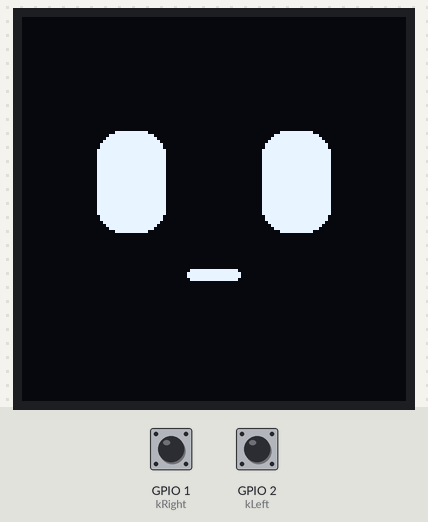
The sketch below on a simulated ESP32. Shown: 128×128 one-colour display. The inputs (shaded band) are chosen by the test bench; at power-on: GPIO 1 (kRight) HIGH, GPIO 2 (kLeft) HIGH. What the sketch prints to the serial monitor is not drawn.

Above: at 1.3 s.
1.4 s: GPIO 1 (kRight) pulled LOW for 0.15 s
At 1.56 s:
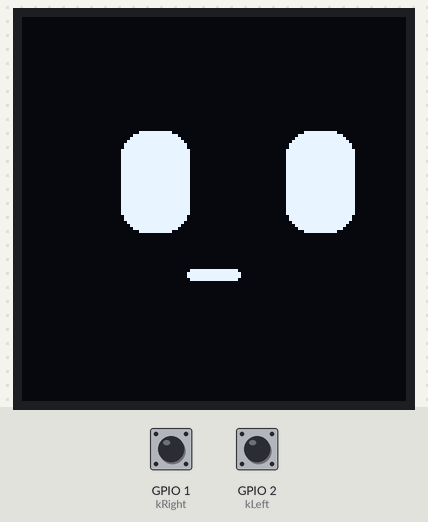
3.1 s: GPIO 2 (kLeft) pulled LOW for 0.15 s
At 3.24 s:
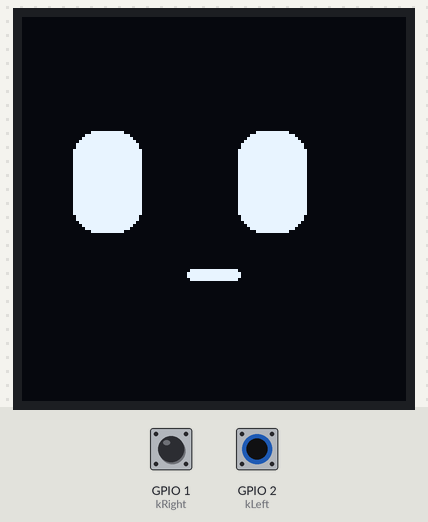
4.8 s: GPIO 1 (kRight) pulled LOW for 3.2 s
At 7.97 s:
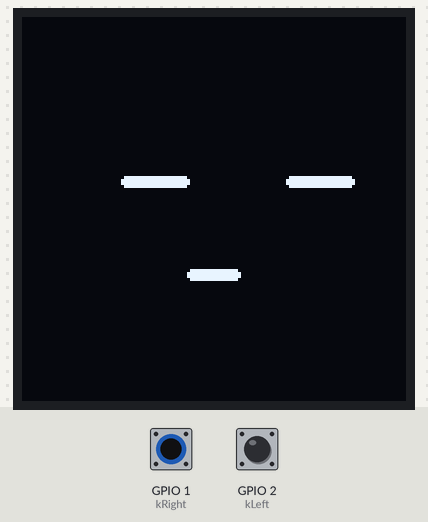
9.5 s: GPIO 2 (kLeft) pulled LOW for 3.2 s
At 11.97 s:
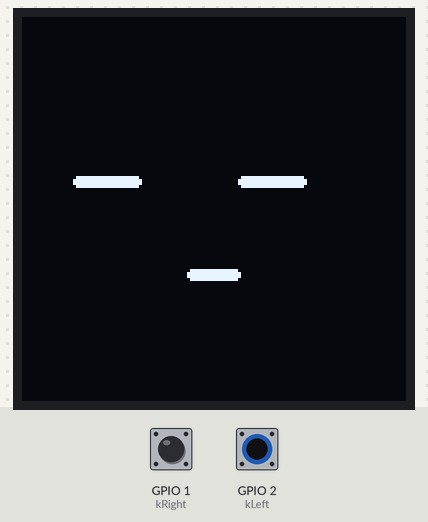
Timing chart, 0 to 13.5 s (numbered marks = the images above; inputs shaded):
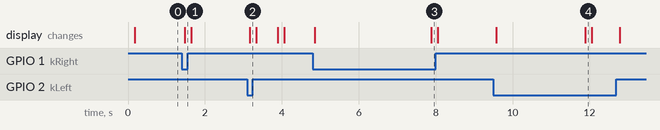

The sketch:

Paky76MiniSH1107.ino
```cpp
#include <Arduino.h>
#include <Wire.h>
#include <U8g2lib.h>
#include <initializer_list>

constexpr uint8_t kSda = 5;
constexpr uint8_t kScl = 6;
constexpr uint8_t kLeft = 2;
constexpr uint8_t kRight = 1;
constexpr unsigned long kIdleMs = 30000;
constexpr unsigned long kRetryMs = 2000;
constexpr unsigned long kFrameMs = 40;

// Change U8G2_R0 to U8G2_R1/R2/R3 if the fitted module is rotated.
U8G2_SH1107_128X128_F_HW_I2C oled(U8G2_R0, U8X8_PIN_NONE, kScl, kSda);
unsigned long lastInput;
unsigned long lastFrame;
unsigned long lastProbe;
bool displayReady;
bool sleeping;

bool startDisplay() {
  for (uint8_t address : {0x3C, 0x3D}) {
    Wire.beginTransmission(address);
    if (Wire.endTransmission() != 0) {
      continue;
    }
    oled.setI2CAddress(address << 1);
    oled.setBusClock(100000);
    oled.begin();
    oled.setContrast(100);
    Serial.printf("SH1107: risposta I2C a 0x%02X\n", static_cast<unsigned>(address));
    return true;
  }
  Serial.println("OLED non rilevato: controllare alimentazione e fili I2C");
  return false;
}

void drawFace(int offset, bool blink) {
  const int height = blink ? 4 : 34;
  oled.clearBuffer();
  oled.drawRBox(25 + offset, 55 - height / 2, 23, height, blink ? 1 : 8);
  oled.drawRBox(80 + offset, 55 - height / 2, 23, height, blink ? 1 : 8);
  oled.drawRBox(55, 84, 18, 4, 2);
  oled.sendBuffer();
}

void setup() {
  Serial.begin(115200);
  pinMode(kLeft, INPUT_PULLUP);
  pinMode(kRight, INPUT_PULLUP);
  Wire.begin(kSda, kScl, 100000);
  delay(100);
  lastProbe = millis();
  displayReady = startDisplay();
  lastInput = millis();
}

void loop() {
  const unsigned long now = millis();
  if (!displayReady) {
    if (now - lastProbe >= kRetryMs) {
      lastProbe = now;
      displayReady = startDisplay();
      lastInput = now;
    }
    delay(10);
    return;
  }

  const bool left = digitalRead(kLeft) == LOW;
  const bool right = digitalRead(kRight) == LOW;
  if (left || right) {
    lastInput = now;
    if (sleeping) {
      oled.setPowerSave(0);
      sleeping = false;
    }
  }

  if (!sleeping && now - lastInput >= kIdleMs) {
    oled.setPowerSave(1);
    sleeping = true;
  }
  if (!sleeping && now - lastFrame >= kFrameMs) {
    const int offset = left == right ? 0 : (left ? -8 : 8);
    drawFace(offset, now % 4000 > 3820);
    lastFrame = now;
  }
  delay(5);
}
```

Measured:
- after the input at 1.4 s, the display: changes after 0.08 s (image 1)
- after the input at 3.1 s, the display: changes after 0.06 s (image 2)
- after the input at 4.8 s, the display: first changes after 0.05 s (image 3 shows a later state)
